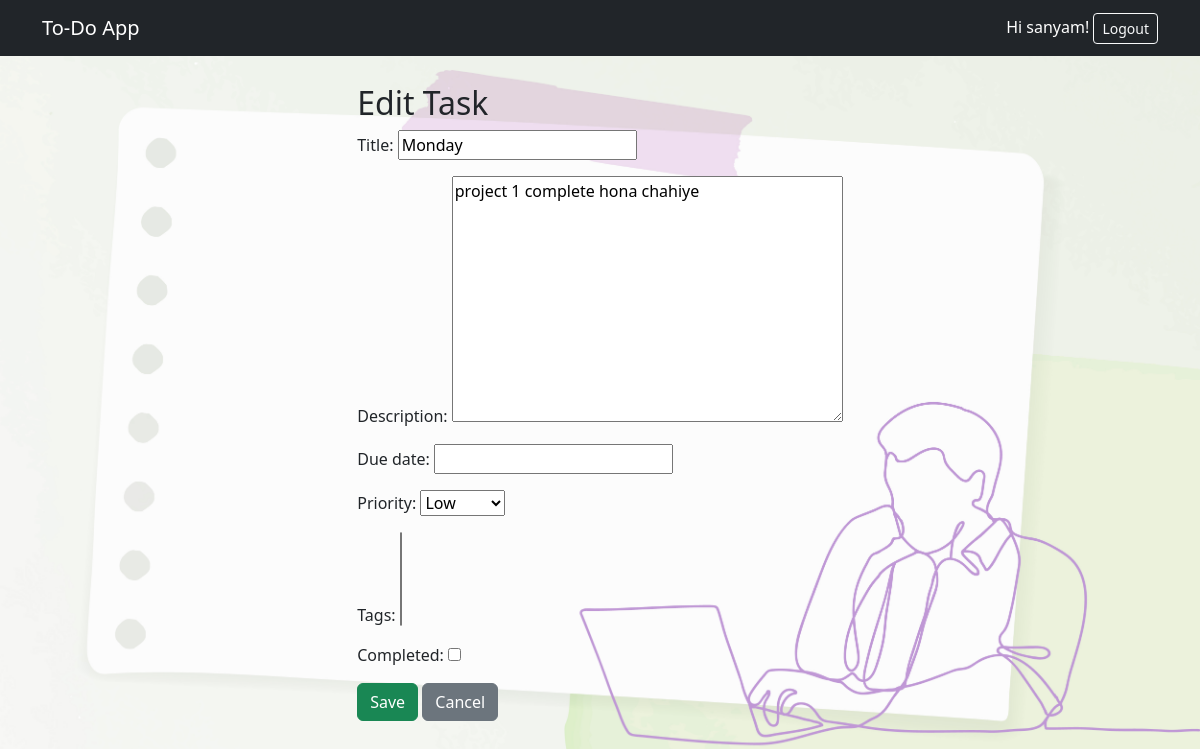
The app's page /edit/1/ (signed in) with its own data.
### todo_app/models.py (models this page shows, shortened)
class Task(models.Model):
    PRIORITY_CHOICES = [('Low', 'Low'), ('Medium', 'Medium'), ('High', 'High')]
    user = models.ForeignKey(User, on_delete=models.CASCADE, related_name='tasks')
    title = models.CharField(max_length=255)
    description = models.TextField(blank=True)
    due_date = models.DateField(null=True, blank=True)
    completed = models.BooleanField(default=False)
    priority = models.CharField(max_length=10, choices=PRIORITY_CHOICES, default='Medium')
    tags = models.ManyToManyField(Tag, blank=True)

### todo_app/views.py (the view)
# urls.py: path('edit/<int:pk>/', TaskUpdateView.as_view(), name='task-edit'),
@method_decorator(login_required, name='dispatch')
class TaskUpdateView(UpdateView):
    model = Task
    form_class = TaskForm
    template_name = 'tasks/task_form.html'
    success_url = reverse_lazy('task-list')

### todo_app/forms.py
class TaskForm(forms.ModelForm):
    class Meta:
        model = Task
        fields = ['title', 'description', 'due_date', 'priority', 'tags', 'completed']

### todo_app/templates/tasks/task_form.html (shortened to what this page needs)
{% extends 'tasks/base.html' %}
{% block content %}
<h2>{% if form.instance.pk %}Edit{% else %}Add{% endif %} Task</h2>
<form method="post">
  {{ form.as_p }}
  <button type="submit" class="btn btn-success">Save</button>
  <a href="{% url 'task-list' %}" class="btn btn-secondary">Cancel</a>
</form>
{% endblock %}

### todo_app/templates/tasks/base.html (shortened to what this page needs)
{% load static %}
<!DOCTYPE html>
<html lang="en">
<head>
<link href="https://cdn.jsdelivr.net/npm/bootstrap@5.3.0/dist/css/bootstrap.min.css" rel="stylesheet">
</head>
<body>
<nav class="navbar navbar-expand-lg navbar-dark bg-dark mb-4">
  <div class="container">
    <a class="navbar-brand" href="{% url 'task-list' %}">To‑Do App</a>
    <div>
      {% if user.is_authenticated %}
        <span class="text-white">Hi {{ user.username }}!</span>
        <a href="{% url 'logout' %}" class="btn btn-outline-light btn-sm">Logout</a>
      {% else %}
        <a href="{% url 'login' %}" class="btn btn-outline-light btn-sm">Login</a>0.012
      {% endif %}
    </div>
  </div>
</nav>
<div class="container bg-overlay p-1 rounded d-flex justify-content-center align-items-center" style="min-height:75vh">
  <div>
    {% block content %}{% endblock %}
  </div>
</div>
</body>
</html>

### records on screen
Task: title "Monday", description "project 1 complete hona chahiye", priority "Low"

### other values on screen
{{ user.username }} "sanyam"
